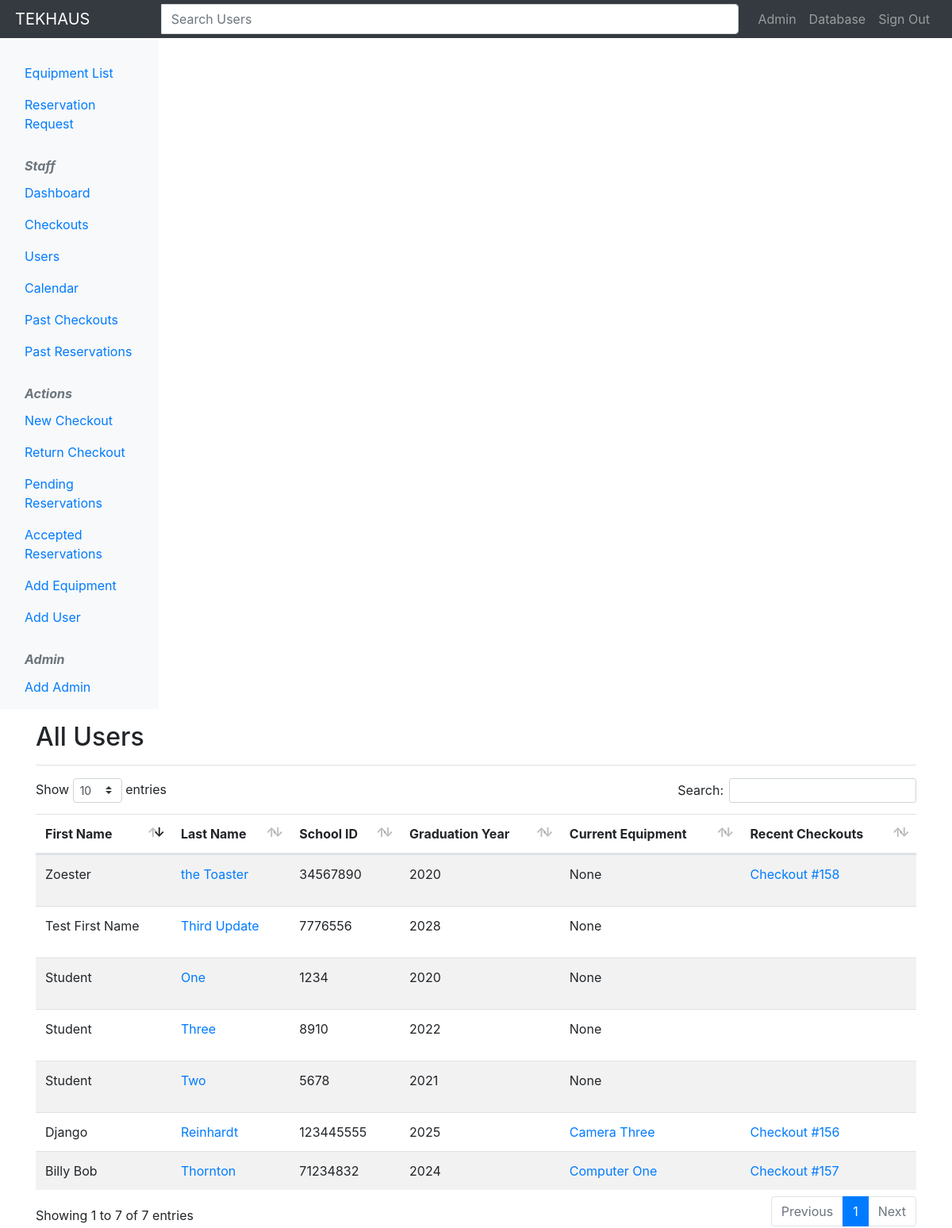
The app's page /users/ (signed in), older data.
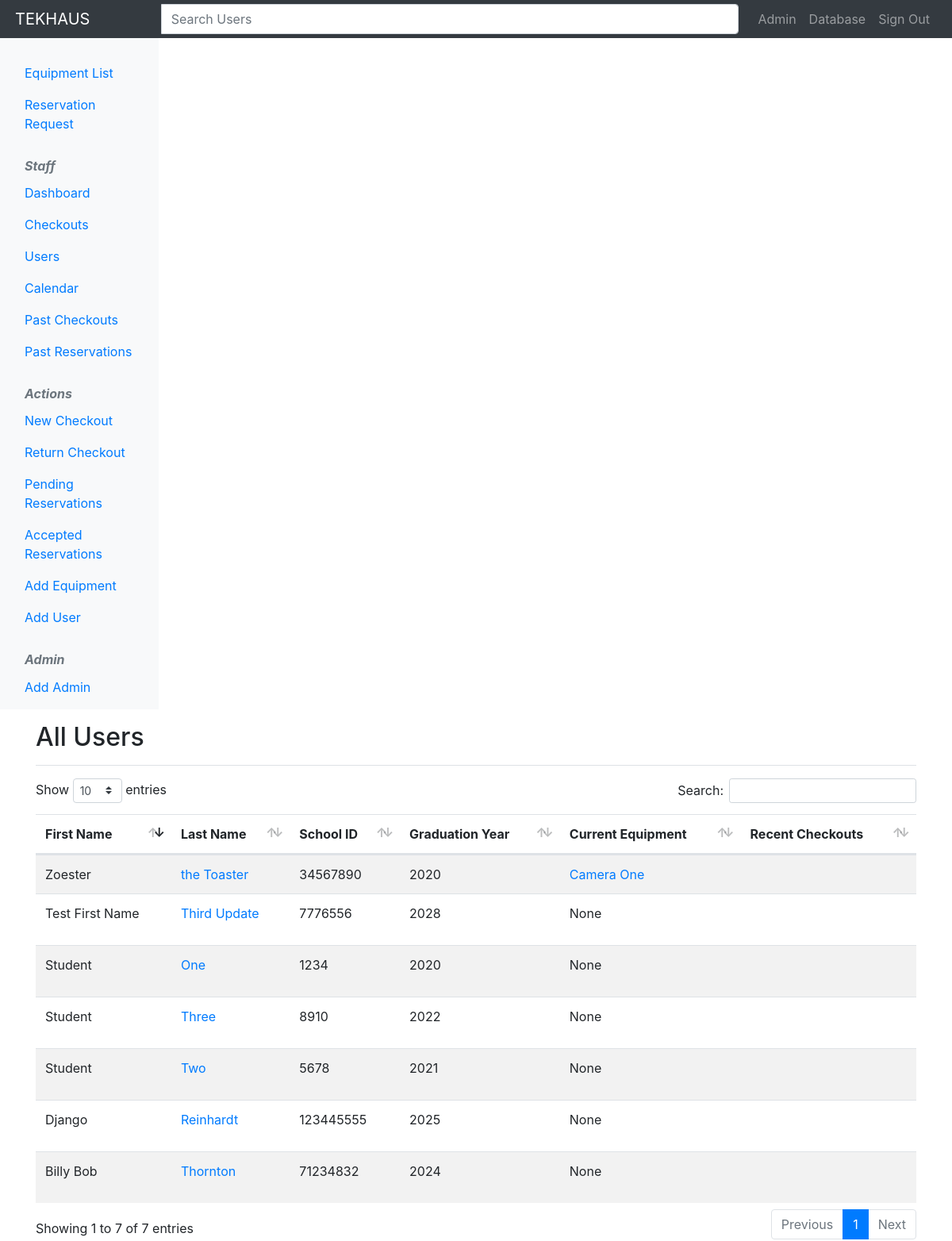
The same page, newer data.
### checkouts/models.py (models this page shows, shortened)
class Student(models.Model):
    school_id = models.IntegerField(verbose_name='School ID')
    first_name = models.CharField(max_length=100, verbose_name='First Name')
    last_name = models.CharField(max_length=100, verbose_name='Last Name')
    primary_email = models.EmailField(max_length=100, verbose_name='Primary Email')
    secondary_email = models.EmailField(max_length=100, verbose_name='Secondary Email', blank=True)
    grad_year = models.IntegerField(verbose_name='Expected Graduation Year')
    active = models.BooleanField(default=True, verbose_name='Active')
    current_equipment = models.ManyToManyField('Equipment', related_name='current_equipment', blank=True)
    past_equipment = models.ManyToManyField('Equipment', related_name='past_equipment', blank=True)
    reservation_request = models.ForeignKey('Reservation', null=True, blank=True, on_delete=models.CASCADE)
    class Meta:
        verbose_name = 'Student'
        verbose_name_plural = 'Students'

class Equipment(models.Model):
    name = models.CharField(max_length=100)
    CATEGORIES = [
        ('camera', 'Camera'),
        ('light', 'Light'),
        ('computer', 'Computer'),
        ('projector', 'Projector'),
        ('audio', 'Audio'),
        ('misc', 'Miscellaneous'),
    ]
    category = models.CharField(choices=CATEGORIES, max_length=10)
    desc = models.CharField(max_length=255, verbose_name='Description')
    details = models.CharField(max_length=255, verbose_name='Additional Details')
    serial_num = models.CharField(max_length=50, verbose_name='Serial Number')
    availability = models.BooleanField(default=True, verbose_name='Available?')
    current_user = models.ForeignKey(Student, null=True, blank=True, on_delete=models.CASCADE)
    past_checkouts = models.ManyToManyField('Checkout', related_name='past_checkouts', blank=True)
    reservation_request = models.ForeignKey('Reservation', null=True, blank=True, on_delete=models.CASCADE)
    def __str__(self):
        return "{}".format(self.name)
    class Meta:
        verbose_name = 'Equipment'
        verbose_name_plural = 'Equipment'

class Checkout(models.Model):
    student = models.ForeignKey(Student, on_delete=models.CASCADE)
    processed_by = models.ForeignKey(User, null=True, blank=True, on_delete=models.CASCADE)
    cameras = models.ManyToManyField(
        'Equipment',
        limit_choices_to={'category': 'camera'},
        related_name='cameras',
        blank=True)
    lights = models.ManyToManyField(
        'Equipment',
        limit_choices_to={'category': 'light'},
        related_name='lights',
        blank=True)
    computers = models.ManyToManyField(
        'Equipment',
        limit_choices_to={'category': 'computer'},
        related_name='computers',
        blank=True)
    projectors = models.ManyToManyField(
        'Equipment',
        limit_choices_to={'category': 'projector'},
        related_name='projectors',
        blank=True)
    audio = models.ManyToManyField(
        'Equipment',
        limit_choices_to={'category': 'audio'},
        related_name='audio',
        blank=True)
    misc = models.ManyToManyField(
        'Equipment',
        limit_choices_to={'category': 'misc'},
        related_name='miscellaneous',
        blank=True)
    borrow_date = models.DateField(null=False, blank=False, default=datetime.today, verbose_name='Date Borrowed')
    due_date = models.DateField(null=False, blank=False, default=datetime.today, verbose_name='Due Date')
    return_date = models.DateField(null=True, blank=True, verbose_name='Date Returned')
    completed = models.BooleanField(default=False)
    notes = models.TextField(null=True, blank=True, verbose_name='Checkout Notes')
    def __str__(self):
        return "Checkout #{}".format(self.id)

### checkouts/views.py (the view)
# urls.py: path('users/', views.all_students, name='all_students'),
@login_required()
def all_students(request):
    all_students = Student.objects.order_by('last_name')
    past_checkouts = Checkout.objects.order_by('-borrow_date').filter(completed=True)[:3]
    template = loader.get_template('checkouts/all-students.html')
    context = {
        'all_students': all_students,
        'past_checkouts': past_checkouts
    }
    return HttpResponse(template.render(context, request))

### checkouts/templates/checkouts/all-students.html
{% extends 'base.html' %}
{% block content %}
    <div class="d-flex justify-content-between flex-wrap flex-md-nowrap align-items-center pb-2 mb-3 mt-3 border-bottom">
        <h2 class="h2">All Users</h2>
    </div>
    <div>
    <table class="table table-striped">
        <thead>
            <tr>
                <th>First Name</th>
                <th>Last Name</th>
                <th>School ID</th>
                <th>Graduation Year</th>
                <th>Current Equipment</th>
                <th>Recent Checkouts</th>
            </tr>
        </thead>
        <tbody>
            {% if all_students %}
                {% for student in all_students %}
                    <tr>
                        <td>{{ student.first_name }}</td>
                        <td>
                            <a href="{% url 'student_detail' student.school_id %}">{{ student.last_name }}</a>
                        </td>
                        <td>{{ student.school_id }}</td>
                        <td>{{ student.grad_year }}</td>
                        <td>
                            {% if not student.current_equipment.all  %}
                                <p>None</p>
                            {% else %}
                                {% for equipment in student.current_equipment.all %}
                                    <a href="{% url 'equipment_detail' equipment.id %}">{{ equipment }}</a>
                                {% endfor %}
                             {% endif %}
                        </td>
                        <td>
                            {% if past_checkouts %}
                                {% for checkout in past_checkouts %}
                                    {% if student == checkout.student %}
                                        <a href="{% url 'checkout_detail' checkout.id %}">{{ checkout }}</a><br/>
                                    {% endif %}
                                {% endfor %}
                            {% endif %}
                        </td>
                    </tr>
                {% endfor %}
            {% else %}
                <p>No students available.</p>
            {% endif %}
        </tbody>
    </table>
    </div>
{% endblock %}

### templates/base.html (shortened to what this page needs)
<!doctype html>
<html lang="en">
    <head>
        {% load static %}
        <link type="text/css" rel="stylesheet" href="{% static 'lib/css/bootstrap-4.3.1.min.css'%}">
        <link type="text/css" rel="stylesheet" href="{% static 'lib/css/font-awesome-4.1.0.min.css' %}">
        <link type="text/css" rel="stylesheet" href="{% static 'lib/css/dataTables-1.10.20.bootstrap4.min.css' %}">
        <link type="text/css" rel="stylesheet" href="{% static 'css/style.css'%}">
    </head>
<body>
    <nav class="navbar navbar-expand-lg navbar-dark sticky-top bg-dark flex-md-nowrap p-1">
        <a class="navbar-brand col-sm-3 col-md-2 mr-0" href="{% url 'dashboard' %}">TEKHAUS</a>
        <div class="input-group">
            <input id="search" class="form-control form-control-dark" name="search" type="text" placeholder="Search Users" aria-label="Search">
        </div>
        <ul class="navbar-nav px-3">
            {% if user.is_authenticated %}
                <li class="nav-item text-nowrap">
                    <a class="nav-link" href="{% url 'admin_account' %}">{{ user.get_username|title }}</a>
                </li>
            {% if user.is_staff %}
                <li class="nav-item text-nowrap">
                    <a class="nav-link" href="{% url 'admin:index' %}">Database</a>
                </li>
            {% endif %}
                <li class="nav-item text-nowrap">
                    <a class="nav-link" href="{% url 'logout' %}"> Sign Out</a>
                </li>
            {% else %}
                <li class="nav-item text-nowrap">
                    <a class="nav-link" href="{% url 'login' %}"><span data-feather="log-in"></span> Sign In</a>
                </li>
            {% endif %}
        </ul>
    </nav>
    <div class="container-fluid">
        <div class="row">
        {% block sidebar %}
            {% include 'sidebar.html' %}
        {% endblock sidebar %}
        <main class="container">
            {% block content %}
            {% endblock %}
        </main>
        </div>
    </div>
    </body>
</html>

### templates/sidebar.html
<nav class="col-md-2 d-none d-md-block bg-light sidebar">
  <div class="sidebar-sticky">
    <ul class="nav flex-column">
        <br>
      <li class="nav-item">
        <a class="nav-link" href="{% url 'all_equipment' %}">
          Equipment List
        </a>
      </li>
      <li class="nav-item">
        <a class="nav-link" href="{% url 'start_reservation' %}">
            Reservation Request
        </a>
      </li>
    </ul>
    {% if user.is_authenticated %}
    <h6 class="sidebar-heading d-flex justify-content-between align-items-center px-3 mt-4 mb-1 text-muted">Staff</h6>
    <ul class="nav flex-column mb-2">
      <li class="nav-item">
        <a class="nav-link" href="{% url 'dashboard' %}">
          Dashboard
        </a>
      </li>
      <li class="nav-item">
        <a class="nav-link" href="{% url 'all_checkouts' %}">
          Checkouts
        </a>
      </li>
      <li class="nav-item">
        <a class="nav-link" href="{% url 'all_students' %}">
          Users
        </a>
      </li>
      <li class="nav-item">
        <a class="nav-link" href="{% url 'calendar' %}">
          Calendar
        </a>
      </li>
      <li class="nav-item">
        <a class="nav-link" href="{% url 'past_checkouts' %}">
          Past Checkouts
        </a>
      </li>
      <li class="nav-item">
        <a class="nav-link" href="{% url 'past_reservations' %}">
          Past Reservations
        </a>
      </li>
    </ul>
    <h6 class="sidebar-heading d-flex justify-content-between align-items-center px-3 mt-4 mb-1 text-muted">Actions</h6>
    <ul class="nav flex-column mb-2">
      <li class="nav-item">
        <a class="nav-link" href="{% url 'new_checkout' %}">
          New Checkout
        </a>
      </li>
      <li class="nav-item">
        <a class="nav-link" href="{% url 'return_list_checkouts' %}">
          Return Checkout
        </a>
      </li>
      <li class="nav-item">
        <a class="nav-link" href="{% url 'pending_reservations' %}">
          Pending Reservations
        </a>
      </li>
      <li class="nav-item">
        <a class="nav-link" href="{% url 'accepted_reservations' %}">
          Accepted Reservations
        </a>
      </li>
      <li class="nav-item">
        <a class="nav-link" href="{% url 'add_new_equipment' %}">
          Add Equipment
        </a>
      </li>
      <li class="nav-item">
        <a class="nav-link" href="{% url 'add_new_student' %}">
          Add User
        </a>
      </li>
    </ul>
    {% endif %}
    {% if user.is_staff %}
    <h6 class="sidebar-heading d-flex justify-content-between align-items-center px-3 mt-4 mb-1 text-muted">Admin</h6>
      <ul class="nav flex-column mb-2">
          <li class="nav-item">
            <a class="nav-link" href="{% url 'add_new_admin' %}">
              Add Admin
            </a>
          </li>
      </ul>
    {% endif %}
  </div>
</nav>

### static/css/global.css (style rules this page uses)
h6 { font-style: italic; font-weight: bold; }
.sidebar { min-height: calc(100vh - 56px); }

Row changes from the older to the newer data that the page shows:
removed Checkout: id "Checkout #156", shown under Student "Django"
removed Checkout: id "Checkout #157", shown under Student "Billy Bob"
removed Checkout: id "Checkout #158", shown under Student "Zoester"
changed Student "Django": loses Equipment (name "Camera Three"); now shows "None"
changed Student "Billy Bob": loses Equipment (name "Computer One"); now shows "None"
changed Student "Zoester": gains Equipment (name "Camera One"); no longer shows "None"
